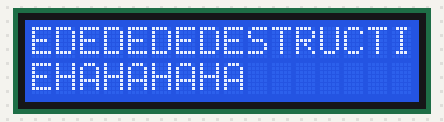
Recording of a program running on a simulated ESP8266 (NodeMCU). On the bench: 16×2 character LCD.

Above: at 0.24 s.
At 1.44 s:
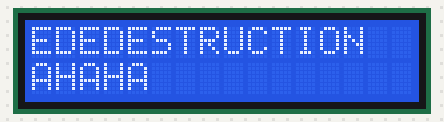
At 2.95 s:
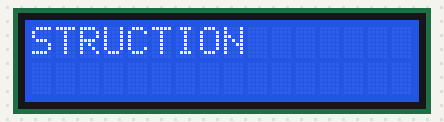
At 5.6 s:
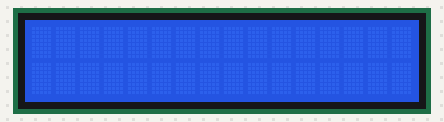
At 9.27 s:
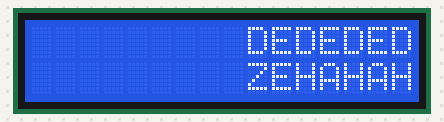
At 12.88 s:
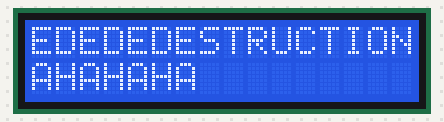

Measured:
- by itself, everything shown: repeats every 12.0 s, in 35 steps
- what the display in image 3 shows lasts 1.8 s, from 5.5 s to 7.3 s

The program:

main.cpp
```cpp
#include <Arduino.h>
#include <LiquidCrystal_I2C.h>

LiquidCrystal_I2C lcd(0x27, 16, 2); // I2C address 0x27 for the LCD
int SDA_Pin = D2;                   // SDA pin
int SCL_Pin = D3;                   // SCL pin

void setup()
{
  Wire.begin(SDA_Pin, SCL_Pin);
  Serial.begin(9600);               // Initialize serial communication at 9600 bps
  lcd.init();                       // Initialize the LCD
  lcd.backlight();                  // Turn on the backlight
  lcd.setCursor(0, 0);              // Set cursor to first column of first row
  lcd.print("DEDEDEDEDESTRUCTION"); // Print a message to the LCD
  lcd.setCursor(0, 1);              // Set cursor to first column of second row
  lcd.print("ZEHAHAHAHA");          // Print a message to the LCD
}

void loop()
{
  lcd.scrollDisplayLeft(); // Scroll the display to the left
  delay(300);              // Wait for 300 milliseconds
}
```
